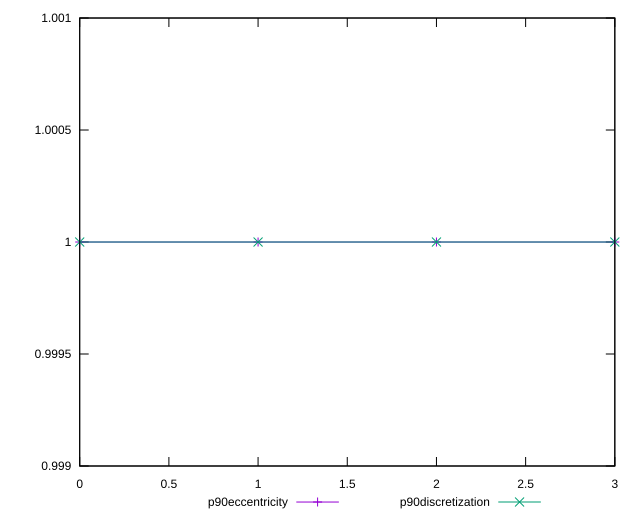

The gnuplot source for this figure:
reset

$p90Eccentricity <<EOF
0 0.9999999999999999
1 0.9999999999999999
2 1.0000000000000007
3 0.9999999999999996
EOF

$p90Discretization <<EOF
0 1
1 1
2 1
3 1
EOF

set key outside below
set xrange [0:3]
set yrange [0.9989999999999996:1.0010000000000006]
set trange [0.9989999999999996:1.0010000000000006]
set terminal svg size 640, 520 enhanced background rgb 'white'
set output "reports/report_00028_2021-02-24T12-49-42.674Z/bootup-time/progression/eccentricity.svg"

plot $p90Eccentricity title "p90eccentricity" with linespoints, \
     $p90Discretization title "p90discretization" with linespoints

reset
